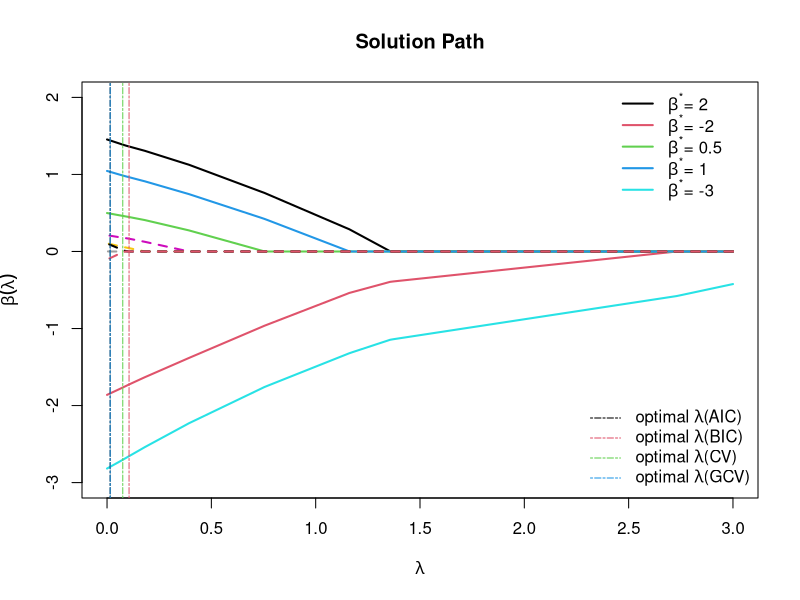
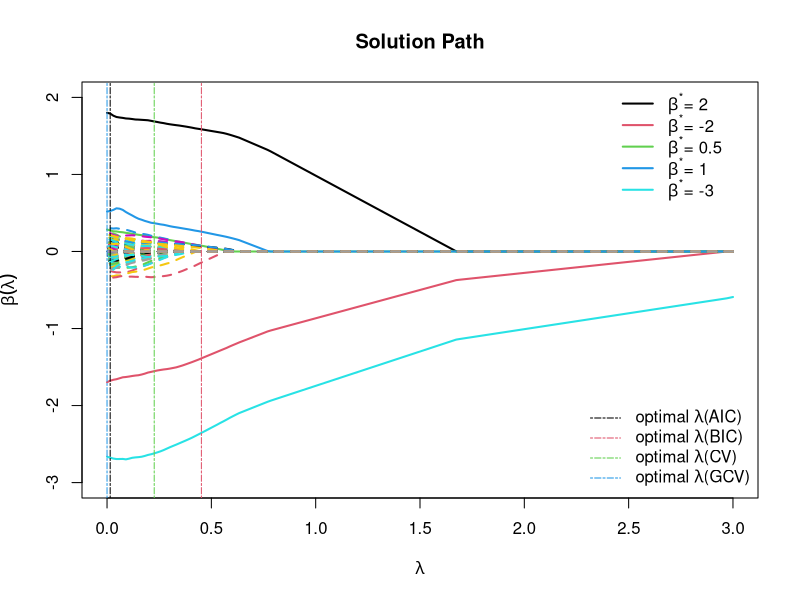

These figures' R source, in order:
#Statistical Learning_Homework3
#107064522

##### 1. #####
library(MASS)
set.seed(36)
n <- 200; sigma <- 2; beta0 <- c(2, -2, 0.5, 1, -3, 0, 0, 0, 0, 0)
cormat <- diag(1, nrow = 10, ncol = 10); cormat[cormat == 0] <- 0.5
cholmat <- chol(sigma*cormat)
x <- matrix(rnorm(10*n, 0, 1), ncol = 10)%*%cholmat
err <- rnorm(n, 0, sigma)
y <- x%*%beta0+err

##### 2.(a) #####
library(glmnet)
beta_lasso = glmnet(x, y, alpha = 1,
                    lambda = seq(3, 0, length = 200),
                    standardize = F)

plot(seq(3, 0, length = 200), beta_lasso$beta[1,],
     xlim = c(0, 3),
     ylim = c(-3, 2),
     xlab = expression(lambda),
     ylab = expression(beta(lambda)), 
     main = 'Solution Path',
     type = 'l', lwd = 2, lty = 1, col = 1)
for(i in 2:5){
  lines(seq(3, 0, length = 200), beta_lasso$beta[i,], type = 'l', lwd = 2, lty = 1, col = i)
}
for(i in 6:10){
  lines(seq(3, 0, length = 200), beta_lasso$beta[i,], type = 'l', lwd = 2, lty = 2, col = i)
}
legend(2.4, 2.2, c(expression(paste(beta^"*", "= 2"), paste(beta^"*", "= -2"), paste(beta^"*", "= 0.5"), paste(beta^"*", "= 1"), paste(beta^"*", "= -3"))), 
       lwd = 2, lty = 1, col = c(1, 2, 3, 4, 5), cex = 1, bty = "n")
# AIC
sigma_hat_sq = colSums(((y-x%*%beta_lasso$beta)^2))/n
AIC = n*log(sigma_hat_sq)+2*beta_lasso$df
# BIC
BIC = n*log(sigma_hat_sq)+beta_lasso$df*log(n)
# Cross Validation
beta_cv = cv.glmnet(x, y, alpha = 1,
                    lambda = seq(3, 0, length = 200),
                    standardize = F,
                    nfolds = 5)
CV = beta_cv$cvm
# GCV
GCV = sigma_hat_sq*(1+2*beta_lasso$df/n)
# Choose the minimum value
min_AIC = which(AIC == min(AIC))
min_BIC = which(BIC == min(BIC))
min_CV = which(CV == min(CV))
min_GCV = which(GCV == min(GCV))
# lambda
lambda_AIC = seq(3, 0, length = 200)[min_AIC]
lambda_BIC = seq(3, 0, length = 200)[min_BIC]
lambda_CV = seq(3, 0, length = 200)[min_CV]
lambda_GCV = seq(3, 0, length = 200)[min_GCV]
# beta of lambda
beta_AIC = beta_lasso$beta[, min_AIC]
beta_BIC = beta_lasso$beta[, min_BIC]
beta_CV = beta_lasso$beta[, min_CV]
beta_GCV = beta_lasso$beta[, min_GCV]
# beta of lambda - beta0
err_AIC = sqrt(sum((beta_AIC-beta0)^2))
err_BIC = sqrt(sum((beta_BIC-beta0)^2))
err_CV = sqrt(sum((beta_CV-beta0)^2))
err_GCV = sqrt(sum((beta_GCV-beta0)^2))

sum(beta_AIC[1:5] != 0)
sum(beta_BIC[1:5] != 0)
sum(beta_CV[1:5] != 0)
sum(beta_GCV[1:5] != 0)

sum(beta_AIC != 0)
sum(beta_BIC != 0)
sum(beta_CV != 0)
sum(beta_GCV != 0)

# Comparison for 4.

abline(v = lambda_AIC, col = 1, lty = 6, lwd = 1)
abline(v = lambda_BIC, col = 2, lty = 6, lwd = 1)
abline(v = lambda_CV, col = 3, lty = 6, lwd = 1)
abline(v = lambda_GCV, col = 4, lty = 6, lwd = 1)

legend("bottomright", c(expression(paste("optimal ", lambda, "(AIC)"), paste("optimal ", lambda, "(BIC)"), paste("optimal ", lambda, "(CV)"), paste("optimal ", lambda, "(GCV)"))), 
       lwd = 1, lty = 6, col = c(1, 2, 3, 4), cex = 1, bty = "n")

fit = which(beta_lasso$df == 5)
lambda_fit = seq(3, 0, length = 200)[fit]
range(lambda_fit)

##### 2.(b) #####
err_AIC_b = 0; err_BIC_b = 0; err_CV_b = 0; err_GCV_b = 0; 
sure_AIC = 0; sure_BIC = 0; sure_CV = 0; sure_GCV = 0; 
exact_AIC = 0; exact_BIC = 0; exact_CV = 0; exact_GCV = 0; 
size_AIC = 0; size_BIC = 0; size_CV = 0; size_GCV = 0; 

for (i in 1:100){
  set.seed(i)
  x_b <- matrix(rnorm(10*n, 0, 1), ncol = 10)%*%cholmat
  err <- rnorm(n, 0, sigma)
  y_b <- x_b%*%beta0+err
  
  beta_lasso_b = glmnet(x_b, y_b, alpha = 1,
                      lambda = seq(3, 0, length = 200),
                      standardize = F)
  # AIC
  sigma_hat_sq_b = colSums(((y_b-x_b%*%beta_lasso_b$beta)^2))/n
  AIC_b = n*log(sigma_hat_sq_b)+2*beta_lasso_b$df
  # BIC
  BIC_b = n*log(sigma_hat_sq_b)+beta_lasso_b$df*log(n)
  # Cross Validation
  beta_cv_b = cv.glmnet(x_b, y_b, alpha = 1,
                      lambda = seq(3, 0, length = 200),
                      standardize = F,
                      nfolds = 5)
  CV_b = beta_cv_b$cvm
  # GCV
  GCV_b = sigma_hat_sq_b*(1+2*beta_lasso_b$df/n)
  # Choose the minimum value
  min_AIC_b = which(AIC_b == min(AIC_b))
  min_BIC_b = which(BIC_b == min(BIC_b))
  min_CV_b = which(CV_b == min(CV_b))
  min_GCV_b = which(GCV_b == min(GCV_b))
  # lambda
  lambda_AIC_b = seq(3, 0, length = 200)[min_AIC_b]
  lambda_BIC_b = seq(3, 0, length = 200)[min_BIC_b]
  lambda_CV_b = seq(3, 0, length = 200)[min_CV_b]
  lambda_GCV_b = seq(3, 0, length = 200)[min_GCV_b]
  # beta of lambda
  beta_AIC_b = beta_lasso_b$beta[, min_AIC_b]
  beta_BIC_b = beta_lasso_b$beta[, min_BIC_b]
  beta_CV_b = beta_lasso_b$beta[, min_CV_b]
  beta_GCV_b = beta_lasso_b$beta[, min_GCV_b]
  # beta of lambda - beta0
  err_AIC_b = err_AIC_b+sqrt(sum((beta_AIC_b-beta0)^2))
  err_BIC_b = err_BIC_b+sqrt(sum((beta_BIC_b-beta0)^2))
  err_CV_b = err_CV_b+sqrt(sum((beta_CV_b-beta0)^2))
  err_GCV_b = err_GCV_b+sqrt(sum((beta_GCV_b-beta0)^2))
  
  # Sure and Exact
  if (sum(beta_AIC_b[1:5]!=0) == 5){
    sure_AIC = sure_AIC+1
  }
  if (sum(beta_AIC_b[1:5]!=0) == 5 & sum(beta_AIC_b[6:10]!=0) == 0){
    exact_AIC = exact_AIC+1
  }
  if (sum(beta_BIC_b[1:5]!=0) == 5){
    sure_BIC = sure_BIC+1
  }
  if (sum(beta_BIC_b[1:5]!=0) == 5 & sum(beta_BIC_b[6:10]!=0) == 0){
    exact_BIC = exact_BIC+1
  }
  if (sum(beta_CV_b[1:5]!=0) == 5){
    sure_CV = sure_CV+1
  }
  if (sum(beta_CV_b[1:5]!=0) == 5 & sum(beta_CV_b[6:10]!=0) == 0){
    exact_CV = exact_CV+1
  }
  if (sum(beta_GCV_b[1:5]!=0) == 5){
    sure_GCV = sure_GCV+1
  }
  if (sum(beta_GCV_b[1:5]!=0) == 5 & sum(beta_GCV_b[6:10]!=0) == 0){
    exact_GCV = exact_GCV+1
  }
  # Size
  size_AIC = size_AIC+sum(beta_AIC_b!=0)
  size_BIC = size_BIC+sum(beta_BIC_b!=0)
  size_CV = size_CV+sum(beta_CV_b!=0)
  size_GCV = size_GCV+sum(beta_GCV_b!=0)
}
# (1) average (beta of lambda - beta0)
err_AIC_b = err_AIC_b/100
err_BIC_b = err_BIC_b/100
err_CV_b = err_CV_b/100
err_GCV_b = err_GCV_b/100

# (2) Sure
sure_AIC = sure_AIC/100
sure_BIC = sure_BIC/100
sure_CV = sure_CV/100
sure_GCV = sure_GCV/100

# (3) Exact
exact_AIC = exact_AIC/100
exact_BIC = exact_BIC/100
exact_CV = exact_CV/100
exact_GCV = exact_GCV/100

# (4) Size
size_AIC = size_AIC/100
size_BIC = size_BIC/100
size_CV = size_CV/100
size_GCV = size_GCV/100

##### 3.(a) #####
set.seed(36)
n <- 200; sigma <- 2; beta0 <- c(2, -2, 0.5, 1, -3, rep(0,995))
cormat <- diag(1, nrow = 1000, ncol = 1000); cormat[cormat == 0] <- 0.5
cholmat <- chol(sigma*cormat)
x <- matrix(rnorm(1000*n, 0, 1), ncol = 1000)%*%cholmat
err <- rnorm(n, 0, sigma)
y <- x%*%beta0+err  

beta_lasso = glmnet(x, y, alpha = 1,
                    lambda = seq(3, 0, length = 200),
                    standardize = F)

plot(seq(3, 0, length = 200), beta_lasso$beta[1,],
     xlim = c(0, 3),
     ylim = c(-3, 2),
     xlab = expression(lambda),
     ylab = expression(beta(lambda)), 
     main = 'Solution Path',
     type = 'l', lwd = 2, lty = 1, col = 1)
for(i in 2:5){
  lines(seq(3, 0, length = 200), beta_lasso$beta[i,], type = 'l', lwd = 2, lty = 1, col = i)
}
for(i in 6:1000){
  lines(seq(3, 0, length = 200), beta_lasso$beta[i,], type = 'l', lwd = 2, lty = 2, col = i)
}
legend(2.4, 2.2, c(expression(paste(beta^"*", "= 2"), paste(beta^"*", "= -2"), paste(beta^"*", "= 0.5"), paste(beta^"*", "= 1"), paste(beta^"*", "= -3"))), 
       lwd = 2, lty = 1, col = c(1, 2, 3, 4, 5), cex = 1, bty = "n")

# AIC
sigma_hat_sq = colSums(((y-x%*%beta_lasso$beta)^2))/n
AIC = n*log(sigma_hat_sq)+2*beta_lasso$df
# BIC
BIC = n*log(sigma_hat_sq)+beta_lasso$df*log(n)
# Cross Validation
beta_cv = cv.glmnet(x, y, alpha = 1,
                    lambda = seq(3, 0, length = 200),
                    standardize = F,
                    nfolds = 5)
CV = beta_cv$cvm
# GCV
GCV = sigma_hat_sq*(1+2*beta_lasso$df/n)
# Choose the minimum value
min_AIC = which(AIC == min(AIC))
min_BIC = which(BIC == min(BIC))
min_CV = which(CV == min(CV))
min_GCV = which(GCV == min(GCV))
# lambda
lambda_AIC = seq(3, 0, length = 200)[min_AIC]
lambda_BIC = seq(3, 0, length = 200)[min_BIC]
lambda_CV = seq(3, 0, length = 200)[min_CV]
lambda_GCV = seq(3, 0, length = 200)[min_GCV]
# beta of lambda
beta_AIC = beta_lasso$beta[, min_AIC]
beta_BIC = beta_lasso$beta[, min_BIC]
beta_CV = beta_lasso$beta[, min_CV]
beta_GCV = beta_lasso$beta[, min_GCV]
# beta of lambda - beta0
err_AIC = sqrt(sum((beta_AIC-beta0)^2))
err_BIC = sqrt(sum((beta_BIC-beta0)^2))
err_CV = sqrt(sum((beta_CV-beta0)^2))
err_GCV = sqrt(sum((beta_GCV-beta0)^2))

sum(beta_AIC[1:5] != 0)
sum(beta_BIC[1:5] != 0)
sum(beta_CV[1:5] != 0)
sum(beta_GCV[1:5] != 0)

sum(beta_AIC != 0)
sum(beta_BIC != 0)
sum(beta_CV != 0)
sum(beta_GCV != 0)

# Comparison for 4.

abline(v = lambda_AIC, col = 1, lty = 6, lwd = 1)
abline(v = lambda_BIC, col = 2, lty = 6, lwd = 1)
abline(v = lambda_CV, col = 3, lty = 6, lwd = 1)
abline(v = lambda_GCV, col = 4, lty = 6, lwd = 1)

legend("bottomright", c(expression(paste("optimal ", lambda, "(AIC)"), paste("optimal ", lambda, "(BIC)"), paste("optimal ", lambda, "(CV)"), paste("optimal ", lambda, "(GCV)"))), 
       lwd = 1, lty = 6, col = c(1, 2, 3, 4), cex = 1, bty = "n")

fit = which(beta_lasso$df >= 4 & beta_lasso$df <= 6)
lambda_fit = seq(3, 0, length = 200)[fit]
range(lambda_fit)

##### 3.(b) #####
err_AIC_3b = 0; err_BIC_3b = 0; err_CV_3b = 0; err_GCV_3b = 0; 
sure_AIC_3 = 0; sure_BIC_3 = 0; sure_CV_3 = 0; sure_GCV_3 = 0; 
exact_AIC_3 = 0; exact_BIC_3 = 0; exact_CV_3 = 0; exact_GCV_3 = 0; 
size_AIC_3 = 0; size_BIC_3 = 0; size_CV_3 = 0; size_GCV_3 = 0; 

for (i in 1:100){
  set.seed(i)
  x_3b <- matrix(rnorm(1000*n, 0, 1), ncol = 1000)%*%cholmat
  err <- rnorm(n, 0, sigma)
  y_3b <- x_3b%*%beta0+err
  
  beta_lasso_3b = glmnet(x_3b, y_3b, alpha = 1,
                         lambda = seq(3, 0, length = 200),
                         standardize = F)
  # AIC
  sigma_hat_sq_3b = colSums(((y_3b-x_3b%*%beta_lasso_3b$beta)^2))/n
  AIC_3b = n*log(sigma_hat_sq_3b)+2*beta_lasso_3b$df
  # BIC
  BIC_3b = n*log(sigma_hat_sq_3b)+beta_lasso_3b$df*log(n)
  # Cross Validation
  beta_cv_3b = cv.glmnet(x_3b, y_3b, alpha = 1,
                         lambda = seq(3, 0, length = 200),
                         standardize = F,
                         nfolds = 5)
  CV_3b = beta_cv_3b$cvm
  # GCV
  GCV_3b = sigma_hat_sq_3b*(1+2*beta_lasso_3b$df/n)
  # Choose the minimum value
  min_AIC_3b = which(AIC_3b == min(AIC_3b))
  min_BIC_3b = which(BIC_3b == min(BIC_3b))
  min_CV_3b = which(CV_3b == min(CV_3b))
  min_GCV_3b = which(GCV_3b == min(GCV_3b))
  # lambda
  lambda_AIC_3b = seq(3, 0, length = 200)[min_AIC_3b]
  lambda_BIC_3b = seq(3, 0, length = 200)[min_BIC_3b]
  lambda_CV_3b = seq(3, 0, length = 200)[min_CV_3b]
  lambda_GCV_3b = seq(3, 0, length = 200)[min_GCV_3b]
  # beta of lambda
  beta_AIC_3b = beta_lasso_3b$beta[, min_AIC_3b]
  beta_BIC_3b = beta_lasso_3b$beta[, min_BIC_3b]
  beta_CV_3b = beta_lasso_3b$beta[, min_CV_3b]
  beta_GCV_3b = beta_lasso_3b$beta[, min_GCV_3b]
  # beta of lambda - beta0
  err_AIC_3b = err_AIC_3b+sqrt(sum((beta_AIC_3b-beta0)^2))
  err_BIC_3b = err_BIC_3b+sqrt(sum((beta_BIC_3b-beta0)^2))
  err_CV_3b = err_CV_3b+sqrt(sum((beta_CV_3b-beta0)^2))
  err_GCV_3b = err_GCV_3b+sqrt(sum((beta_GCV_3b-beta0)^2))
  
  # Sure and Exact
  if (sum(beta_AIC_3b[1:5]!=0) == 5){
    sure_AIC_3 = sure_AIC_3+1
  }
  if (sum(beta_AIC_3b[1:5]!=0) == 5 & sum(beta_AIC_3b[6:1000]!=0) == 0){
    exact_AIC_3 = exact_AIC_3+1
  }
  if (sum(beta_BIC_3b[1:5]!=0) == 5){
    sure_BIC_3 = sure_BIC_3+1
  }
  if (sum(beta_BIC_3b[1:5]!=0) == 5 & sum(beta_BIC_3b[6:1000]!=0) == 0){
    exact_BIC_3 = exact_BIC_3+1
  }
  if (sum(beta_CV_3b[1:5]!=0) == 5){
    sure_CV_3 = sure_CV_3+1
  }
  if (sum(beta_CV_3b[1:5]!=0) == 5 & sum(beta_CV_3b[6:1000]!=0) == 0){
    exact_CV_3 = exact_CV_3+1
  }
  if (sum(beta_GCV_3b[1:5]!=0) == 5){
    sure_GCV_3 = sure_GCV_3+1
  }
  if (sum(beta_GCV_3b[1:5]!=0) == 5 & sum(beta_GCV_3b[6:1000]!=0) == 0){
    exact_GCV_3 = exact_GCV_3+1
  }
  # Size
  size_AIC_3 = size_AIC_3+sum(beta_AIC_3b!=0)
  size_BIC_3 = size_BIC_3+sum(beta_BIC_3b!=0)
  size_CV_3 = size_CV_3+sum(beta_CV_3b!=0)
  size_GCV_3 = size_GCV_3+sum(beta_GCV_3b!=0)
}
# (1) average (beta of lambda - beta0)
err_AIC_3b = err_AIC_3b/100
err_BIC_3b = err_BIC_3b/100
err_CV_3b = err_CV_3b/100
err_GCV_3b = err_GCV_3b/100

# (2) Sure
sure_AIC_3 = sure_AIC_3/100
sure_BIC_3 = sure_BIC_3/100
sure_CV_3 = sure_CV_3/100
sure_GCV_3 = sure_GCV_3/100

# (3) Exact
exact_AIC_3 = exact_AIC_3/100
exact_BIC_3 = exact_BIC_3/100
exact_CV_3 = exact_CV_3/100
exact_GCV_3 = exact_GCV_3/100

# (4) Size
size_AIC_3 = size_AIC_3/100
size_BIC_3 = size_BIC_3/100
size_CV_3 = size_CV_3/100
size_GCV_3 = size_GCV_3/100